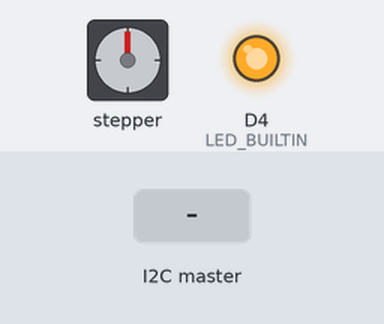
This sketch was run on a simulated ESP8266 (NodeMCU). Parts: stepper motor, output pins drawn as LEDs (lit = HIGH, except the on-board LED, lit = LOW). Inputs (shaded band) come from the test bench. Stepper angles assume 2048 steps per turn; what the sketch prints to the serial monitor is not drawn.

Above: at 1.2 s.
1.3 s: the I2C master sends the byte 1
At 1.45 s:
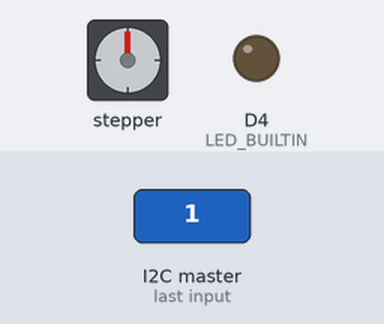
4.3 s: the I2C master sends the byte 2
At 5.9 s:
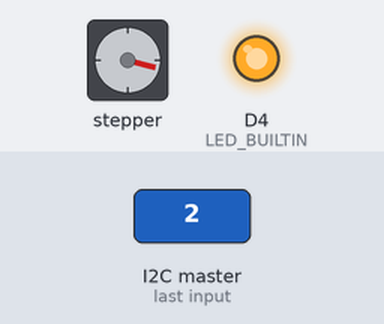
7.0 s: the I2C master sends the byte 2
At 7.57 s:
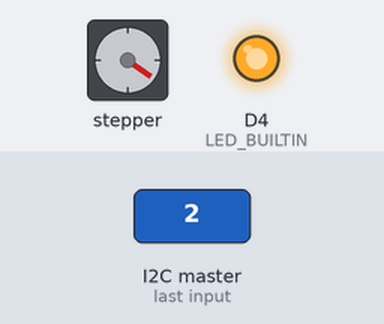
10.0 s: the I2C master sends the byte 1
At 10.42 s:
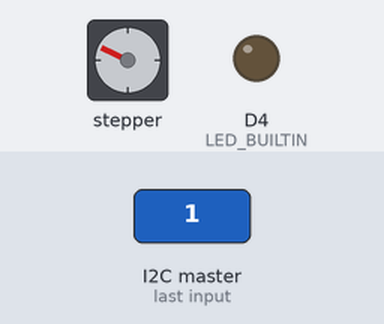
Timing chart, 0 to 13.0 s (numbered marks = the images above; inputs shaded):
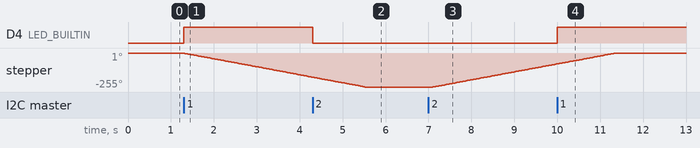

Measured:
- after the input at 1.3 s, D4 (LED_BUILTIN): LOW → HIGH at once; stepper: keeps turning counter-clockwise at about 61°/s, starting at once
- after the input at 4.3 s, D4 (LED_BUILTIN): HIGH → LOW at once
- after the input at 7.0 s, stepper: keeps turning clockwise at about 60°/s, starting after 0.10 s
- after the input at 10.0 s, D4 (LED_BUILTIN): LOW → HIGH at once

The sketch:

slave_.ino
```cpp
// Last update 2019.04.28
// ToDo:
//      Sutvarkyt global
//      Servo --> dc arba step
//      enum
//      normalius du state padaryt

// I2C
#include <Wire.h>

// Stepper
#include <Stepper.h>

// Settings
#include "Settings.h"

// ------ Global's ------ //
String value;
char i2c_data[I2C_ARRAY_LENGHT];
int pos = 0;    // servo
uint8_t openLock = 3;

Stepper myStepper(stepsPerRevolution, 8, 10, 11, 9);

void setup() {
  pinMode(LED_BUILTIN, OUTPUT);
  myStepper.setSpeed(10);
  // start serial for debuging
  DBGS_BEGIN(DEBUG_BAUD_RATE);
  DBGS("SERIAL [ready]\n");
  DBGS("Software version: ");
  DBGS(software_version);
  DBGS("\n");

  // join i2c bus
  Wire.begin(SLAVE_I2C_ADR);
  Wire.onRequest(requestEvent);
  Wire.onReceive(receiveEvent);
}

void loop() {
  stepperControl();
  delay(100);
}
```

receive.ino
```cpp
void receiveEvent(int howMany) {
    while(Wire.available()){
      byte x = Wire.read();
      DBGS("DataFromMaster: ");
      DBGS_HEX(x);

      switch (x) {
        case 0x01:
          value = "CLOSE";
          digitalWrite(LED_BUILTIN, HIGH);
          openLock = 0;
          break;
        case 0x02:
          value = "OPEN ";
          digitalWrite(LED_BUILTIN, LOW);
          openLock = 1;
          break;
        case 0x03:
          value = digitalRead(LED_BUILTIN) ? "CLOSE" : "OPEN ";
          break;
        default:
          value = "ERROR";
          break;
      }

      DBGS("\nState: ");
      DBGS(value);
      DBGS("\n");
  }
}
```

request.ino
```cpp
void requestEvent() {
  value.toCharArray(i2c_data, I2C_ARRAY_LENGHT);
  Wire.write(i2c_data, REQUEST_LENGHT);
}
```

stepper.ino
```cpp
void stepperEventOpen(){
  DBGS("\nOpening...");
  myStepper.step(stepsPerEvent);
  delay(50);
  DBGS(" [DONE]\n");
  openLock = 2;
}


void stepperEventClose(){
  DBGS("\nClosing...");
  myStepper.step(-stepsPerEvent);
  delay(50);
  DBGS(" [DONE]\n");
  openLock = 2;
}

void stepperControl(){
  switch (openLock) {
    case 0:
      stepperEventClose();
      break;
    case 1:
      stepperEventOpen();
      break;
    default:
      break;
  }
}
```

settings.h
```cpp
// ------ DEBUG ------ //
#define DEBUG_SERIAL

#ifdef DEBUG_SERIAL
  #define DBGS_BEGIN(data)  SerialDebug.begin(data)
  #define DBGS(data)        SerialDebug.print(data)
  #define DBGS_HEX(data)    SerialDebug.print(data, HEX)
#endif

// ------ VERSION ------ //
#define software_version "0.1.1" // major.minor[.build[.revision]]

// ------ Serial ------ //
#define SerialDebug Serial
#define DEBUG_BAUD_RATE 115200

// ------ LED ------ //
#define GREEN_LED D6      // TODO busenai [12]
#define RED_LED D5        // TODO onHold busenai [14]

// ------ I2C ------ //
#define SLAVE_I2C_ADR 0x08
#define REQUEST_LENGHT 5
#define I2C_ARRAY_LENGHT 10

// ---- Stepper ---- //
#define stepsPerRevolution 2048
#define stepsPerEvent 1450
```
